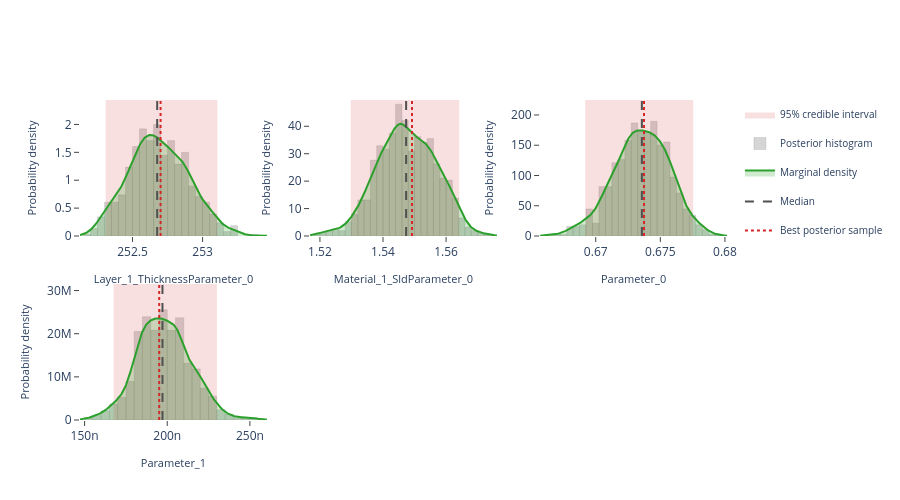

Notebook code cell kept with this figure:
### Markdown cell above
## Interactive posterior plots

The next three cells render the same Plotly figures that are shown on the
Bayesian Posterior tab of the EasyReflectometryApp:

* **Marginals** — per-parameter distribution: histogram + smooth KDE marginal,
  shaded 95% credible interval, and median / best-sample lines
  (`plot_distribution` or `posterior.distribution()`)
* **Corner plot** — pairwise marginals + 2-D contours + scatter (`plot_corner`)
* **Traces** — per-chain trace + marginal histogram (`plot_trace`)

The standalone helpers are called with ``return_figure=True`` so they return a
Plotly ``Figure`` that we render in the notebook with ``fig.show()``; the
``PosteriorResults`` methods return the figure directly.

### Code cell
# ---- Marginal posterior distributions ---------------------------------------
# One panel per free parameter, each overlaying the posterior histogram, a
# smooth Gaussian-KDE marginal, the shaded 95% credible interval, and the
# median / best-sample reference lines.  Mirrors the "Marginals" sub-tab in
# the EasyReflectometryApp.

# The PosteriorResults method passes ``logp`` through automatically so the
# best posterior sample (MAP) line is drawn:
fig = posterior.distribution()
fig.show()

# Standalone equivalent (pass ``logp`` to get the best-sample line):
# fig = plot_distribution(
#     posterior.draws,
#     posterior.param_names,
#     logp=posterior.logp,
#     return_figure=True,
# )
# fig.show()

### Figure 1 — Plotly figure (JSON) as saved in the notebook; plotly's stock layout.template omitted (floating-point values rounded to 4 significant figures; data arrays with more than 128 entries replaced by an {"elided": "..."} marker saying what was removed)
{"data": [{"fill": "toself", "fillcolor": "rgba(214, 39, 40, 0.14)", "hoverinfo": "skip", "legendgroup": "95% credible interval", "line": {"color": "rgba(214, 39, 40, 0.14)", "width": 0}, "mode": "lines", "name": "95% credible interval", "showlegend": true, "type": "scatter", "x": [252.3, 253.1, 253.1, 252.3, 252.3], "xaxis": "x", "y": [0.0, 0.0, 2.438, 2.438, 0.0], "yaxis": "y"}, {"histnorm": "probability density", "hovertemplate": "sample=%{x:.4f}<br>density: %{y:.2f}<extra></extra>", "legendgroup": "histogram", "marker": {"color": "rgba(120, 120, 120, 0.38)", "line": {"color": "rgba(120, 120, 120, 0.24)", "width": 1}}, "name": "Posterior histogram", "nbinsx": 40, "opacity": 0.82, "showlegend": true, "type": "histogram", "x": {"elided": "760 float values"}, "xaxis": "x", "yaxis": "y"}, {"fill": "tozeroy", "fillcolor": "rgba(44, 160, 44, 0.22)", "hovertemplate": "Layer_1_ThicknessParameter_0: %{x:.4f}<br>density: %{y:.4f}<extra></extra>", "legendgroup": "marginal", "line": {"color": "rgb(44, 160, 44)", "width": 2}, "mode": "lines", "name": "Marginal density", "showlegend": true, "type": "scatter", "x": {"elided": "256 float values"}, "xaxis": "x", "y": {"elided": "256 float values"}, "yaxis": "y"}, {"hovertemplate": "Median: %{x:.4f}<extra></extra>", "legendgroup": "Median", "line": {"color": "rgb(80, 80, 80)", "dash": "dash", "width": 2}, "mode": "lines", "name": "Median", "showlegend": true, "type": "scatter", "x": [252.7, 252.7], "xaxis": "x", "y": [0.0, 2.438], "yaxis": "y"}, {"hovertemplate": "Best posterior sample: %{x:.4f}<extra></extra>", "legendgroup": "Best posterior sample", "line": {"color": "rgb(214, 39, 40)", "dash": "dot", "width": 2}, "mode": "lines", "name": "Best posterior sample", "showlegend": true, "type": "scatter", "x": [252.7, 252.7], "xaxis": "x", "y": [0.0, 2.438], "yaxis": "y"}, {"fill": "toself", "fillcolor": "rgba(214, 39, 40, 0.14)", "hoverinfo": "skip", "legendgroup": "95% credible interval", "line": {"color": "rgba(214, 39, 40, 0.14)", "width": 0}, "mode": "lines", "name": "95% credible interval", "showlegend": false, "type": "scatter", "x": [1.53, 1.564, 1.564, 1.53, 1.53], "xaxis": "x2", "y": [0.0, 0.0, 49.58, 49.58, 0.0], "yaxis": "y2"}, {"histnorm": "probability density", "hovertemplate": "sample=%{x:.4f}<br>density: %{y:.2f}<extra></extra>", "legendgroup": "histogram", "marker": {"color": "rgba(120, 120, 120, 0.38)", "line": {"color": "rgba(120, 120, 120, 0.24)", "width": 1}}, "name": "Posterior histogram", "nbinsx": 40, "opacity": 0.82, "showlegend": false, "type": "histogram", "x": {"elided": "760 float values"}, "xaxis": "x2", "yaxis": "y2"}, {"fill": "tozeroy", "fillcolor": "rgba(44, 160, 44, 0.22)", "hovertemplate": "Material_1_SldParameter_0: %{x:.4f}<br>density: %{y:.4f}<extra></extra>", "legendgroup": "marginal", "line": {"color": "rgb(44, 160, 44)", "width": 2}, "mode": "lines", "name": "Marginal density", "showlegend": false, "type": "scatter", "x": {"elided": "256 float values"}, "xaxis": "x2", "y": {"elided": "256 float values"}, "yaxis": "y2"}, {"hovertemplate": "Median: %{x:.4f}<extra></extra>", "legendgroup": "Median", "line": {"color": "rgb(80, 80, 80)", "dash": "dash", "width": 2}, "mode": "lines", "name": "Median", "showlegend": false, "type": "scatter", "x": [1.547, 1.547], "xaxis": "x2", "y": [0.0, 49.58], "yaxis": "y2"}, {"hovertemplate": "Best posterior sample: %{x:.4f}<extra></extra>", "legendgroup": "Best posterior sample", "line": {"color": "rgb(214, 39, 40)", "dash": "dot", "width": 2}, "mode": "lines", "name": "Best posterior sample", "showlegend": false, "type": "scatter", "x": [1.549, 1.549], "xaxis": "x2", "y": [0.0, 49.58], "yaxis": "y2"}, {"fill": "toself", "fillcolor": "rgba(214, 39, 40, 0.14)", "hoverinfo": "skip", "legendgroup": "95% credible interval", "line": {"color": "rgba(214, 39, 40, 0.14)", "width": 0}, "mode": "lines", "name": "95% credible interval", "showlegend": false, "type": "scatter", "x": [0.6692, 0.6775, 0.6775, 0.6692, 0.6692], "xaxis": "x3", "y": [0.0, 0.0, 224.7, 224.7, 0.0], "yaxis": "y3"}, {"histnorm": "probability density", "hovertemplate": "sample=%{x:.4f}<br>density: %{y:.2f}<extra></extra>", "legendgroup": "histogram", "marker": {"color": "rgba(120, 120, 120, 0.38)", "line": {"color": "rgba(120, 120, 120, 0.24)", "width": 1}}, "name": "Posterior histogram", "nbinsx": 40, "opacity": 0.82, "showlegend": false, "type": "histogram", "x": {"elided": "760 float values"}, "xaxis": "x3", "yaxis": "y3"}, {"fill": "tozeroy", "fillcolor": "rgba(44, 160, 44, 0.22)", "hovertemplate": "Parameter_0: %{x:.4f}<br>density: %{y:.4f}<extra></extra>", "legendgroup": "marginal", "line": {"color": "rgb(44, 160, 44)", "width": 2}, "mode": "lines", "name": "Marginal density", "showlegend": false, "type": "scatter", "x": {"elided": "256 float values"}, "xaxis": "x3", "y": {"elided": "256 float values"}, "yaxis": "y3"}, {"hovertemplate": "Median: %{x:.4f}<extra></extra>", "legendgroup": "Median", "line": {"color": "rgb(80, 80, 80)", "dash": "dash", "width": 2}, "mode": "lines", "name": "Median", "showlegend": false, "type": "scatter", "x": [0.6736, 0.6736], "xaxis": "x3", "y": [0.0, 224.7], "yaxis": "y3"}, {"hovertemplate": "Best posterior sample: %{x:.4f}<extra></extra>", "legendgroup": "Best posterior sample", "line": {"color": "rgb(214, 39, 40)", "dash": "dot", "width": 2}, "mode": "lines", "name": "Best posterior sample", "showlegend": false, "type": "scatter", "x": [0.6737, 0.6737], "xaxis": "x3", "y": [0.0, 224.7], "yaxis": "y3"}, {"fill": "toself", "fillcolor": "rgba(214, 39, 40, 0.14)", "hoverinfo": "skip", "legendgroup": "95% credible interval", "line": {"color": "rgba(214, 39, 40, 0.14)", "width": 0}, "mode": "lines", "name": "95% credible interval", "showlegend": false, "type": "scatter", "x": [1.675e-07, 2.301e-07, 2.301e-07, 1.675e-07, 1.675e-07], "xaxis": "x4", "y": [0.0, 0.0, 31520000.0, 31520000.0, 0.0], "yaxis": "y4"}, {"histnorm": "probability density", "hovertemplate": "sample=%{x:.4f}<br>density: %{y:.2f}<extra></extra>", "legendgroup": "histogram", "marker": {"color": "rgba(120, 120, 120, 0.38)", "line": {"color": "rgba(120, 120, 120, 0.24)", "width": 1}}, "name": "Posterior histogram", "nbinsx": 40, "opacity": 0.82, "showlegend": false, "type": "histogram", "x": {"elided": "760 float values"}, "xaxis": "x4", "yaxis": "y4"}, {"fill": "tozeroy", "fillcolor": "rgba(44, 160, 44, 0.22)", "hovertemplate": "Parameter_1: %{x:.4f}<br>density: %{y:.4f}<extra></extra>", "legendgroup": "marginal", "line": {"color": "rgb(44, 160, 44)", "width": 2}, "mode": "lines", "name": "Marginal density", "showlegend": false, "type": "scatter", "x": {"elided": "256 float values"}, "xaxis": "x4", "y": {"elided": "256 float values"}, "yaxis": "y4"}, {"hovertemplate": "Median: %{x:.4f}<extra></extra>", "legendgroup": "Median", "line": {"color": "rgb(80, 80, 80)", "dash": "dash", "width": 2}, "mode": "lines", "name": "Median", "showlegend": false, "type": "scatter", "x": [1.971e-07, 1.971e-07], "xaxis": "x4", "y": [0.0, 31520000.0], "yaxis": "y4"}, {"hovertemplate": "Best posterior sample: %{x:.4f}<extra></extra>", "legendgroup": "Best posterior sample", "line": {"color": "rgb(214, 39, 40)", "dash": "dot", "width": 2}, "mode": "lines", "name": "Best posterior sample", "showlegend": false, "type": "scatter", "x": [1.951e-07, 1.951e-07], "xaxis": "x4", "y": [0.0, 31520000.0], "yaxis": "y4"}], "layout": {"barmode": "overlay", "height": 500, "legend": {"font": {"size": 10}}, "plot_bgcolor": "white", "showlegend": true, "xaxis": {"anchor": "y", "domain": [0.0, 0.2889], "range": [252.1, 253.5], "showgrid": false, "ticks": "outside", "title": {"font": {"size": 11}, "text": "Layer_1_ThicknessParameter_0"}, "zeroline": false}, "xaxis2": {"anchor": "y2", "domain": [0.3556, 0.6444], "range": [1.517, 1.576], "showgrid": false, "ticks": "outside", "title": {"font": {"size": 11}, "text": "Material_1_SldParameter_0"}, "zeroline": false}, "xaxis3": {"anchor": "y3", "domain": [0.7111, 1.0], "range": [0.6657, 0.6802], "showgrid": false, "ticks": "outside", "title": {"font": {"size": 11}, "text": "Parameter_0"}, "zeroline": false}, "xaxis4": {"anchor": "y4", "domain": [0.0, 0.2889], "range": [1.472e-07, 2.603e-07], "showgrid": false, "ticks": "outside", "title": {"font": {"size": 11}, "text": "Parameter_1"}, "zeroline": false}, "xaxis5": {"anchor": "y5", "domain": [0.3556, 0.6444], "showgrid": false, "ticks": "outside", "zeroline": false}, "xaxis6": {"anchor": "y6", "domain": [0.7111, 1.0], "showgrid": false, "ticks": "outside", "zeroline": false}, "yaxis": {"anchor": "x", "domain": [0.575, 1.0], "range": [0.0, 2.438], "showgrid": false, "ticks": "outside", "title": {"font": {"size": 11}, "text": "Probability density"}, "zeroline": false}, "yaxis2": {"anchor": "x2", "domain": [0.575, 1.0], "range": [0.0, 49.58], "showgrid": false, "ticks": "outside", "title": {"font": {"size": 11}, "text": "Probability density"}, "zeroline": false}, "yaxis3": {"anchor": "x3", "domain": [0.575, 1.0], "range": [0.0, 224.7], "showgrid": false, "ticks": "outside", "title": {"font": {"size": 11}, "text": "Probability density"}, "zeroline": false}, "yaxis4": {"anchor": "x4", "domain": [0.0, 0.425], "range": [0.0, 31520000.0], "showgrid": false, "ticks": "outside", "title": {"font": {"size": 11}, "text": "Probability density"}, "zeroline": false}, "yaxis5": {"anchor": "x5", "domain": [0.0, 0.425], "showgrid": false, "ticks": "outside", "zeroline": false}, "yaxis6": {"anchor": "x6", "domain": [0.0, 0.425], "showgrid": false, "ticks": "outside", "zeroline": false}}}
